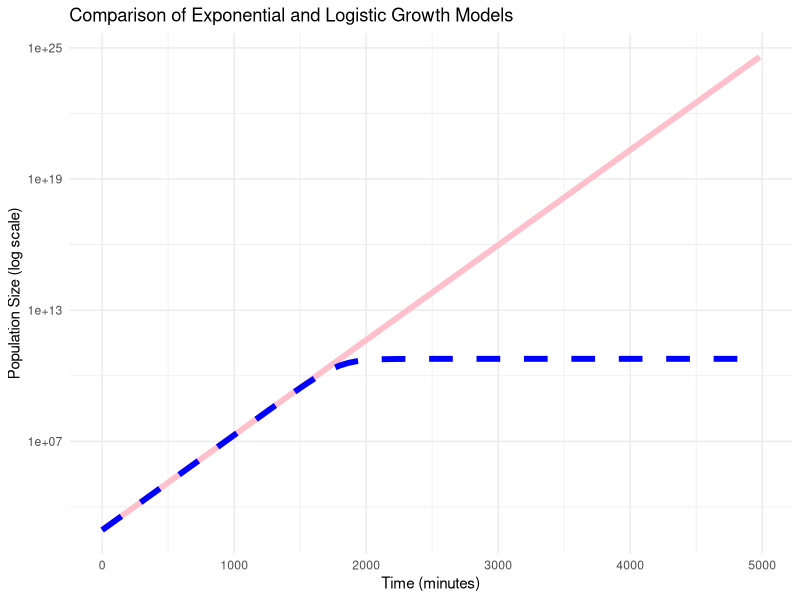

Recreate this plot in R.
# Load necessary library
library(ggplot2)

# Define parameters
N0 <- 879                # Initial population size
r <- 0.0100086           # Growth rate
K <- 5.979e+10           # Carrying capacity

# Define time values for plotting
time_values <- seq(0, 5000, by = 60)

# Calculate exponential growth values over time
exp_growth <- N0 * exp(r * time_values)

# Calculate logistic growth values over time
logistic_growth <- (N0 * K * exp(r * time_values)) / (K + (N0 * (exp(r * time_values) - 1)))

# Create data frames for each model separately
exp_data <- data.frame(Time = time_values, Population = exp_growth)
logistic_data <- data.frame(Time = time_values, Population = logistic_growth)

# Plot the data with separate layers for each model
ggplot() +
  geom_line(data = exp_data, aes(x = Time, y = Population), color = "pink", size = 2) +
  geom_line(data = logistic_data, aes(x = Time, y = Population), color = "blue", size = 2, linetype = "dashed") +
  scale_y_log10() +  # Logarithmic y-axis to handle large population values
  labs(title = "Comparison of Exponential and Logistic Growth Models",
       x = "Time (minutes)",
       y = "Population Size (log scale)") +
  theme_minimal() +
  theme(legend.position = "bottom")
